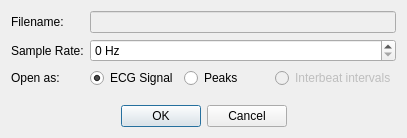
<?xml version="1.0" encoding="UTF-8"?>
<ui version="4.0">
 <class>OpenFileDialog</class>
 <widget class="QDialog" name="OpenFileDialog">
  <property name="geometry">
   <rect>
    <x>0</x>
    <y>0</y>
    <width>407</width>
    <height>138</height>
   </rect>
  </property>
  <property name="windowTitle">
   <string>Dialog</string>
  </property>
  <layout class="QVBoxLayout" name="verticalLayout">
   <item>
    <layout class="QFormLayout" name="formLayout">
     <item row="0" column="0">
      <widget class="QLabel" name="fileNameLabel">
       <property name="text">
        <string>Filename:</string>
       </property>
      </widget>
     </item>
     <item row="0" column="1">
      <widget class="QLineEdit" name="fileNameLineEdit">
       <property name="enabled">
        <bool>false</bool>
       </property>
       <property name="readOnly">
        <bool>true</bool>
       </property>
      </widget>
     </item>
     <item row="1" column="0">
      <widget class="QLabel" name="sampleRateLabel">
       <property name="text">
        <string>Sample Rate:</string>
       </property>
      </widget>
     </item>
     <item row="2" column="0">
      <widget class="QLabel" name="openAsLabel">
       <property name="text">
        <string>Open as:</string>
       </property>
      </widget>
     </item>
     <item row="2" column="1">
      <layout class="QHBoxLayout" name="horizontalLayout">
       <item>
        <widget class="QRadioButton" name="ecgSignalButton">
         <property name="text">
          <string>ECG Signal</string>
         </property>
         <property name="checked">
          <bool>true</bool>
         </property>
        </widget>
       </item>
       <item>
        <widget class="QRadioButton" name="peaksButton">
         <property name="text">
          <string>Peaks</string>
         </property>
        </widget>
       </item>
       <item>
        <widget class="QRadioButton" name="ibiButton">
         <property name="enabled">
          <bool>false</bool>
         </property>
         <property name="text">
          <string>Interbeat intervals</string>
         </property>
        </widget>
       </item>
      </layout>
     </item>
     <item row="1" column="1">
      <widget class="QSpinBox" name="sampleRateSpinBox">
       <property name="suffix">
        <string> Hz</string>
       </property>
       <property name="maximum">
        <number>65536</number>
       </property>
      </widget>
     </item>
    </layout>
   </item>
   <item>
    <layout class="QHBoxLayout" name="horizontalLayout_2">
     <item>
      <spacer name="horizontalSpacer">
       <property name="orientation">
        <enum>Qt::Horizontal</enum>
       </property>
       <property name="sizeHint" stdset="0">
        <size>
         <width>40</width>
         <height>20</height>
        </size>
       </property>
      </spacer>
     </item>
     <item>
      <widget class="QDialogButtonBox" name="buttonBox">
       <property name="orientation">
        <enum>Qt::Horizontal</enum>
       </property>
       <property name="standardButtons">
        <set>QDialogButtonBox::Cancel|QDialogButtonBox::Ok</set>
       </property>
       <property name="centerButtons">
        <bool>false</bool>
       </property>
      </widget>
     </item>
     <item>
      <spacer name="horizontalSpacer_2">
       <property name="orientation">
        <enum>Qt::Horizontal</enum>
       </property>
       <property name="sizeHint" stdset="0">
        <size>
         <width>40</width>
         <height>20</height>
        </size>
       </property>
      </spacer>
     </item>
    </layout>
   </item>
  </layout>
 </widget>
 <resources/>
 <connections>
  <connection>
   <sender>buttonBox</sender>
   <signal>accepted()</signal>
   <receiver>OpenFileDialog</receiver>
   <slot>accept()</slot>
   <hints>
    <hint type="sourcelabel">
     <x>248</x>
     <y>254</y>
    </hint>
    <hint type="destinationlabel">
     <x>157</x>
     <y>274</y>
    </hint>
   </hints>
  </connection>
  <connection>
   <sender>buttonBox</sender>
   <signal>rejected()</signal>
   <receiver>OpenFileDialog</receiver>
   <slot>reject()</slot>
   <hints>
    <hint type="sourcelabel">
     <x>316</x>
     <y>260</y>
    </hint>
    <hint type="destinationlabel">
     <x>286</x>
     <y>274</y>
    </hint>
   </hints>
  </connection>
 </connections>
</ui>
